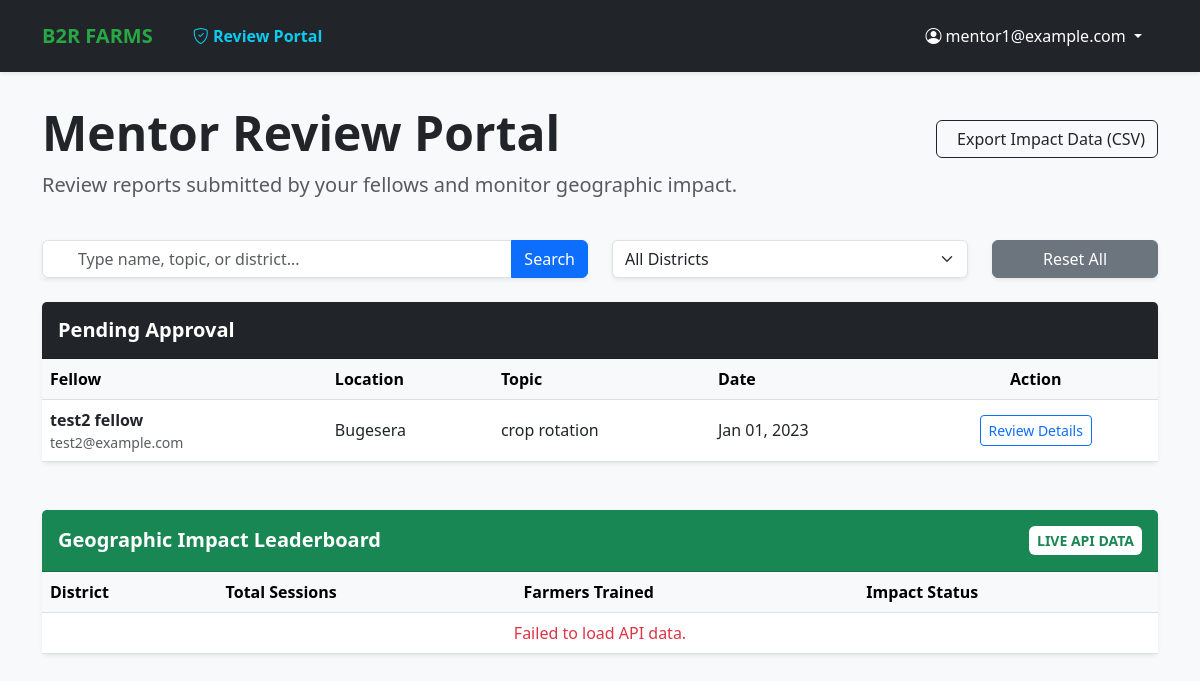
Page /activities/mentor/dashboard/ (signed in) on the earlier database version.
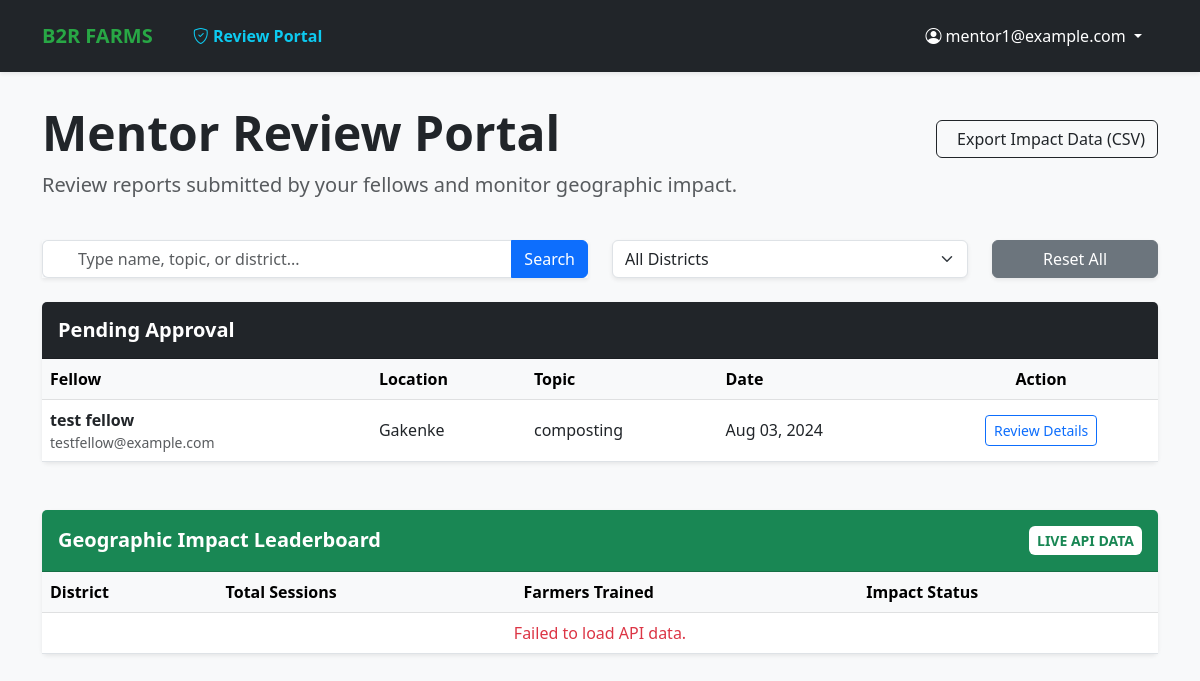
Same page on the later database version.
### activities/models.py (models this page shows, shortened)
class TrainingActivity(models.Model):
    class Status(models.TextChoices):
        PENDING = 'PENDING', 'Pending Review'
        APPROVED = 'APPROVED', 'Approved'
        REVISION = 'REVISION', 'Needs Revision'
    fellow = models.ForeignKey(
        Fellow,
        on_delete=models.CASCADE,
        related_name='activities'
    )
    date = models.DateField(validators=[validate_not_future])
    sector = models.ForeignKey(
        Sector,
        on_delete=models.PROTECT,
        related_name='training_activities'
    )
    village_name = models.CharField(max_length=100)
    verified_village = models.CharField(
        max_length=100,
        blank=True,
        null=True,
        help_text="Standardized village name confirmed by Mentor upon approval."
    )
    number_of_farmers_trained = models.PositiveIntegerField(
        validators=[MinValueValidator(1, message="You must train at least one farmer.")]
    )
    training_topic = models.CharField(
        max_length=255,
        help_text="e.g., Mulching, Crop Rotation, Soil Conservation"
    )
    METHOD_CHOICES = [
        ('demonstration', 'Demonstration'),
        ('field_visit', 'Field Visit'),
        ('group_session', 'Group Session'),
        ('workshop', 'Workshop'),
    ]
    training_method = models.CharField(
        max_length=50,
        choices=METHOD_CHOICES
    )
    duration = models.DurationField(
        help_text="Format: HH:MM:SS (e.g., 02:30:00 for 2 hours and 30 mins)",
        default=timedelta(hours=1)
    )
    challenges_notes = models.TextField(blank=True, null=True)
    success_stories = models.TextField(blank=True, null=True)
    photos = models.ImageField(upload_to='training_photos/', blank=True, null=True)
    status = models.CharField(
        max_length=20,
        choices=Status.choices,
        default=Status.PENDING,
        help_text="The current approval status of this report."
    )
    approved_by = models.ForeignKey(
        settings.AUTH_USER_MODEL,
        on_delete=models.SET_NULL,
        null=True,
        blank=True,
        related_name='approved_activities'
    )
    is_resubmitted = models.BooleanField(default=False)
    mentor_comments = models.TextField(
        blank=True,
        null=True,
        help_text="Feedback provided by the assigned Mentor."
    )
    created_at = models.DateTimeField(auto_now_add=True)
    updated_at = models.DateTimeField(auto_now=True)
    class Meta:
        ordering = ['-date', 'sector__name']
        verbose_name_plural = "Training Activities"

### fellows/models.py (models this page shows, shortened)
class Fellow(models.Model):
    class Status(models.TextChoices):
        ACTIVE = 'ACTIVE', 'Active'
        INACTIVE = 'INACTIVE', 'Inactive'
        COMPLETED = 'COMPLETED', 'Completed'
        ON_LEAVE = 'ON_LEAVE', 'On Leave'
    user = models.OneToOneField(
        User,
        on_delete=models.CASCADE,
        related_name='fellow_profile'
    )
    university = models.CharField(max_length=100)
    degree_field = models.CharField(max_length=100)
    graduation_year = models.IntegerField()
    assigned_sector = models.ForeignKey(
        Sector,
        on_delete=models.SET_NULL,
        null=True,
        related_name='fellows'
    )
    mentor = models.ForeignKey(
        'mentors.Mentor',
        on_delete=models.SET_NULL,
        null=True,
        blank=True, # Allows saving a fellow before a mentor is assigned
        related_name='fellows',
        help_text="The professional mentor supervising this fellow."
    )
    fellowship_start_date = models.DateField()
    fellowship_end_date = models.DateField(null=True, blank=True)
    status = models.CharField(
        max_length=10,
        choices=Status.choices,
        default=Status.ACTIVE
    )
    training_completed = models.BooleanField(default=False)
    class Meta:
        ordering = ['user__last_name', 'user__first_name']
        verbose_name = "Fellow"
        verbose_name_plural = "Fellows"

### locations/models.py (models this page shows, shortened)
class Sector(models.Model):
    district = models.ForeignKey(
        District,
        on_delete=models.CASCADE,
        related_name='sectors'
    )
    name = models.CharField(max_length=100)
    code = models.CharField(max_length=10, blank=True, null=True)
    class Meta:
        unique_together = ('name', 'district')
        ordering = ['district__province__name', 'district__name', 'name']

class District(models.Model):
    province = models.ForeignKey(
        Province,
        on_delete=models.CASCADE,
        related_name='districts'
    )
    name = models.CharField(max_length=100)
    code = models.CharField(max_length=10, blank=True, null=True)
    class Meta:
        unique_together = ('name', 'province')
        ordering = ['province__name', 'name']

### activities/views.py (the view)
# urls.py: path('mentor/dashboard/', views.mentor_dashboard_view, name='mentor_dashboard'),
@login_required
@user_passes_test(is_mentor)
def mentor_dashboard_view(request):
    pending_reports = TrainingActivity.objects.filter(status='PENDING').order_by('-date')
    return render(request, 'activities/mentor_dashboard.html', {
        'pending_reports': pending_reports,
        'total_pending': pending_reports.count(),
    })

### activities/views.py (called while the page is built)
def is_mentor(user):
    if not user.is_authenticated:
        return False
    if user.is_staff or user.is_superuser:
        return True
    if hasattr(user, 'mentor'):
        return True
    if hasattr(user, 'userprofile') and user.userprofile.role in ['ADMIN', 'COORDINATOR']:
        return True
    return False

### activities/templates/activities/mentor_dashboard.html (shortened to what this page needs)
{% extends 'base.html' %}
{% block content %}
<div class="row mb-4">
    <div class="col-md-8">
        <h1 class="display-5 fw-bold">Mentor Review Portal</h1>
        <p class="lead text-muted">Review reports submitted by your fellows and monitor geographic impact.</p>
    </div>
    <div class="col-md-4 text-end">
        <a href="{% url 'api-export-csv' %}" class="btn btn-outline-dark mt-3">
            Export Impact Data (CSV)
        </a>
    </div>
</div>
<div class="row mb-4">
    <div class="col-md-6">
        <div class="input-group shadow-sm">
            <span class="input-group-text bg-white border-end-0"></span>
            <input type="text" id="dashboardSearch" class="form-control border-start-0" placeholder="Type name, topic, or district...">
            <button class="btn btn-primary" type="button" id="searchBtn">Search</button>
        </div>
    </div>
    <div class="col-md-4">
        <select id="districtFilter" class="form-select shadow-sm">
            <option value="">All Districts</option>
        </select>
    </div>
    <div class="col-md-2">
        <button class="btn btn-secondary w-100 shadow-sm" onclick="resetFilters()">Reset All</button>
    </div>
</div>
<div class="card shadow-sm border-0 mb-5">
    <div class="card-header bg-dark text-white py-3">
        <h5 class="mb-0 fw-bold">Pending Approval</h5>
    </div>
    <div class="table-responsive">
        <table class="table table-hover align-middle mb-0" id="pendingTable">
            <thead class="table-light">
                <tr>
                    <th>Fellow</th>
                    <th>Location</th>
                    <th>Topic</th>
                    <th>Date</th>
                    <th class="text-center">Action</th>
                </tr>
            </thead>
            <tbody id="pending-table-body">
                {% for report in pending_reports %}
                <tr class="report-row">
                    <td>
                        <div class="fw-bold">{{ report.fellow.user.get_full_name }}</div>
                        <div class="text-muted small">{{ report.fellow.user.email }}</div>
                    </td>
                    <td class="location-cell">{{ report.sector.district.name }}</td>
                    <td class="topic-cell">{{ report.training_topic }}</td>
                    <td>{{ report.date|date:"M d, Y" }}</td>
                    <td class="text-center">
                        <a href="{% url 'review_report' report.pk %}" class="btn btn-outline-primary btn-sm">Review Details</a>
                    </td>
                </tr>
                {% empty %}
                <tr id="initial-pending-empty"><td colspan="5" class="text-center py-5 text-muted">No pending reports.</td></tr>
                {% endfor %}
            </tbody>
        </table>
    </div>
</div>
<div class="card shadow-sm border-0 mb-5">
    <div class="card-header bg-success text-white py-3 d-flex justify-content-between align-items-center">
        <h5 class="mb-0 fw-bold">Geographic Impact Leaderboard</h5>
        <small class="bg-white text-success px-2 py-1 rounded fw-bold">LIVE API DATA</small>
    </div>
    <div class="table-responsive">
        <table class="table table-hover align-middle mb-0">
            <thead class="table-light">
                <tr>
                    <th>District</th>
                    <th>Total Sessions</th>
                    <th>Farmers Trained</th>
                    <th>Impact Status</th>
                </tr>
            </thead>
            <tbody id="impact-table-body">
                <tr id="impact-loading-row">
                </tr>
            </tbody>
        </table>
    </div>
</div>
{% endblock %}

Differences in the rows shown:
no longer on this page (row edited): TrainingActivity: fellow.user.get_full_name "test2 fellow", fellow.user.email "test2@example.com", sector.district.name "Bugesera", training_topic "crop rotation", date "Jan 01, 2023"
added TrainingActivity: fellow.user.get_full_name "test fellow", fellow.user.email "testfellow@example.com", sector.district.name "Gakenke", training_topic "composting", date "Aug 03, 2024"
